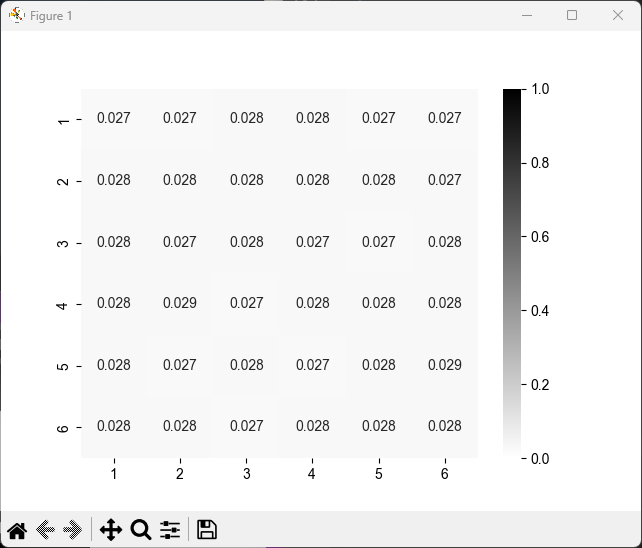

The script that drew this image:
#
import numpy as np
import seaborn as sns
import matplotlib.pyplot as plt

dice = [1, 2, 3, 4, 5, 6]

x=np.random.choice(dice, size=100_000)
y=np.random.choice(dice, size=100_000)

hist,_,_=np.histogram2d(x,y,bins=len(dice),range=[[1,6],[1,6]])

# seabornのヒートマップを描く
# seabornは、xとyが逆なので注意

sns.heatmap(hist / 100_000,annot=True,xticklabels=dice, yticklabels=dice,vmax=1,vmin=0,cmap='gray_r')

sns.set(font='Meiryo')
sns.set(font_scale=1.5)
sns.set_style('whitegrid')
sns.set_palette('gray_r')
sns.set_color_codes()
sns.despine(left=True, bottom=True)
sns.set_style('whitegrid', {'grid.linestyle': '--'})
sns.set_style('whitegrid', {'grid.color': 'black'})
plt.show()
